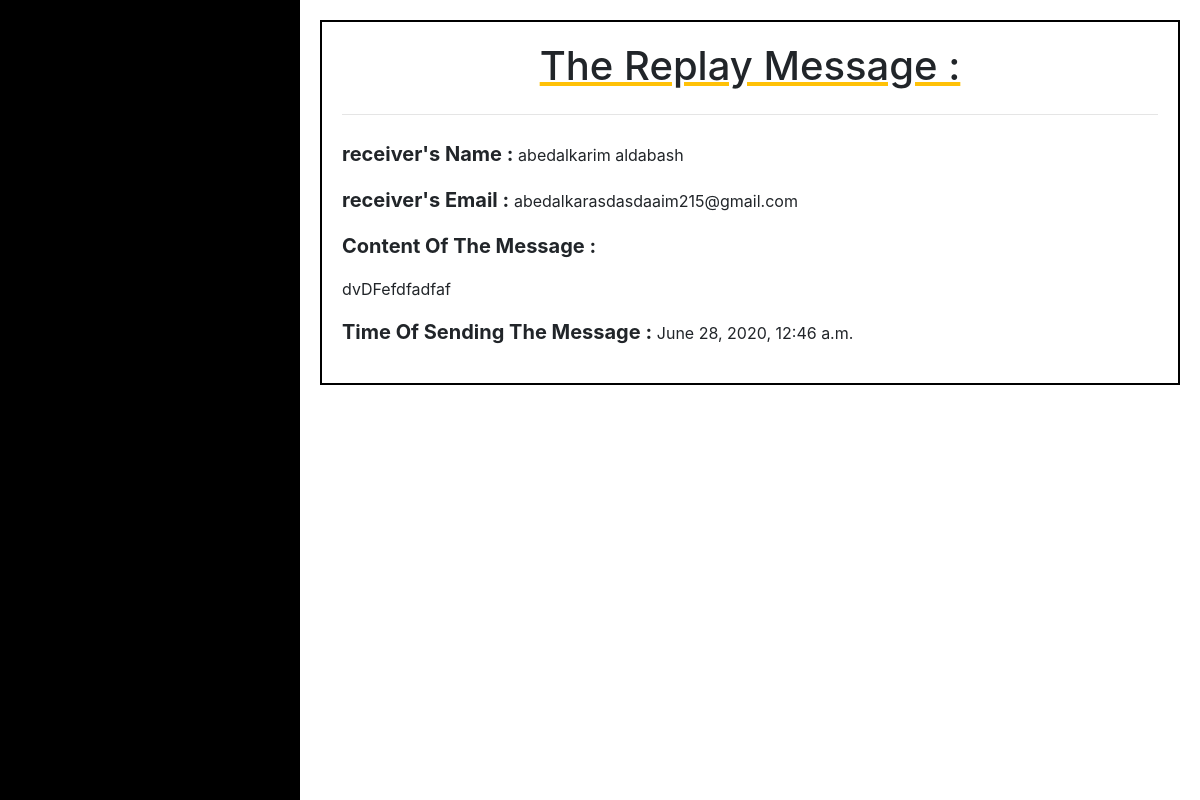
Screenshot of /replay_message_details/127/ (signed in) with the database file from the repository.
### page/models.py (models this page shows, shortened)
class Replay(models.Model):
    sender = models.ForeignKey(Person,on_delete=models.CASCADE,blank=True,null=True)
    receiver_name = models.CharField(max_length=200,blank=True,null=True)
    receiver_email = models.EmailField(blank=True,null=True)
    text = models.TextField(blank=True, null=True)
    time = models.DateTimeField(auto_now=True, blank=True, null=True)

### page/views.py (the view)
# urls.py: path('replay_message_details/<int:replay_message_id>/', show_replay_message, name='show_replay_message'),
@login_required(login_url='login_user')
def show_replay_message(request,replay_message_id):
    person = get_object_or_404(Person, user=request.user)
    replay_message = get_object_or_404(Replay, pk=replay_message_id, sender=person)
    context = {
        'replay_message_details' : replay_message,
    }
    return render(request, 'page/messages/show_replay_message.html', context)

### page/templates/page/messages/show_replay_message.html (shortened to what this page needs)
{% extends 'page/layouts/base.html' %}
{% block content %}
<section style="margin: 20px;border: black solid 2px;padding: 20px" >
        <h1 class="head_section" style="text-align: center">The Replay Message :</h1>
    <hr class="my-4">
    <div>
        <p><span class="label_m"> receiver's Name : </span>{{ replay_message_details.receiver_name }}</p>
        <p><span class="label_m">receiver's Email : </span>{{ replay_message_details.receiver_email }}</p>
        <p><span class="label_m">Content Of The Message : </span></p>
        <p>{{ replay_message_details.text }}</p>
        <p><span class="label_m">Time Of Sending The Message : </span>{{ replay_message_details.time }}</p>
    </div>
    </section>
{% endblock %}

### page/static/page/css/style.css (style rules this page uses)
html { scroll-behavior : smooth; }
body { margin: 0; padding: 0; }
:root { --color-black: #000000; --color-white: #ffffff; --color-border: #ffffff34; --font-staat: 'Staatliches', cursive; --font-os: 'Oswald', sans-serif; --font-ram: 'Rambla', sans-serif; }

### page/templates/page/messages/show_replay_message.html (style rules this page uses)
.label_m { font-weight: 700; font-size: 20px; }

### rows the page displays
Replay: receiver_name "abedalkarim aldabash", receiver_email "abedalkarasdasdaaim215@gmail.com", text "dvDFefdfadfaf", time "June 28, 2020, 12:46 a.m."
